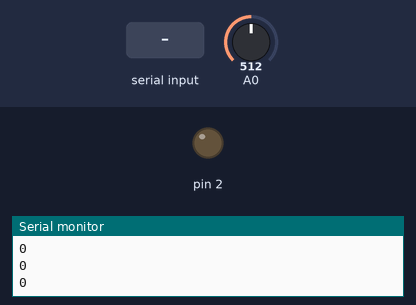
Simulated run of this sketch. Board: Arduino Uno, built with avr-gcc and run on an emulated ATmega328P. Parts: output pins drawn as LEDs (lit = HIGH), the last lines printed to the serial monitor. The test bench sets the inputs (shaded band); at power-on: A0 = 512.

Above: at 1.0 s.
1.1 s: "1" received over Serial
At 2.0 s:
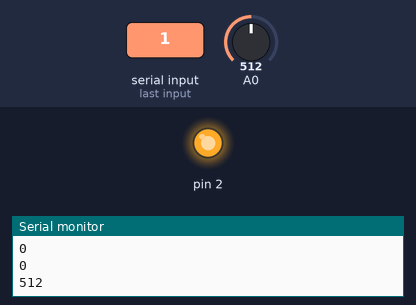
2.7 s: "0" received over Serial
At 3.2 s:
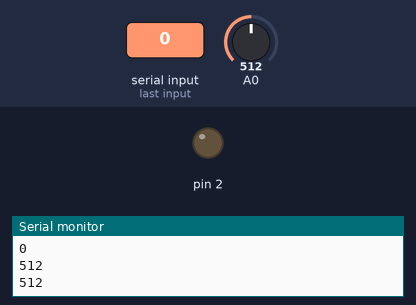
Timing chart, 0 to 5.7 s (numbered marks = the images above; inputs shaded):
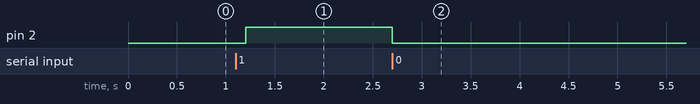

Measured:
- after the input at 1.1 s, pin 2: LOW → HIGH after 0.10 s
- after the input at 2.7 s, pin 2: HIGH → LOW at once

The sketch:

p5js_node_arduino_windGravity.ino
```cpp
void setup() {
  Serial.begin(9600);
  pinMode(2, OUTPUT);
  while (Serial.available() <= 0) {
    Serial.println("0"); // send a starting message
    delay(300);              // wait 1/3 second
  }
}

void loop() {

  while (Serial.available() > 0) {
    // read the incoming byte:
   char inByte = Serial.read();

    switch (inByte) {
      case '0':
        digitalWrite(2, LOW);
        break;
      case '1':
        digitalWrite(2, HIGH);
        break;
    }

    int sensorValue = analogRead(A0);
    Serial.println(sensorValue);
  }
}
```
